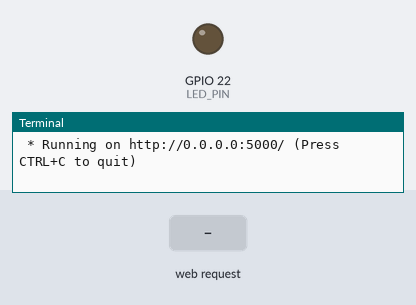
Recording of a program running on a simulated Raspberry Pi (BCM pin numbers). Parts: output pins drawn as LEDs (lit = HIGH), the last lines printed to the terminal. The inputs (shaded band) are chosen by the test bench. The clock reads 2024-03-15 10:24:30 at power-on unless the program sets it.

Above: at 1.2 s.
1.3 s: HTTP request for /led/on received
At 1.8 s:
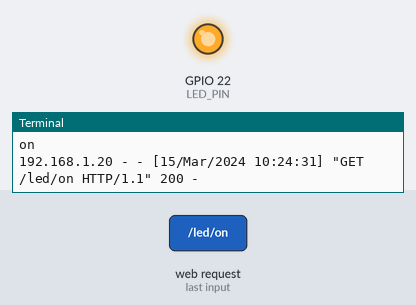
4.3 s: HTTP request for /led/off received
At 5.3 s:
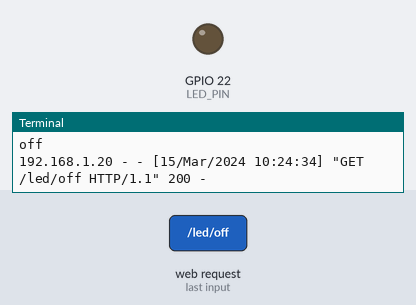
Timing chart, 0 to 7.3 s (numbered marks = the images above; inputs shaded):
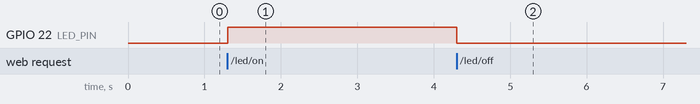

The program:

flask_led2.py
```python
from flask import Flask, render_template
import RPi.GPIO as GPIO

LED_PIN = 22

# Flask 객체 생성
# __name__은 파일명
app = Flask(__name__)

GPIO.setmode(GPIO.BCM)
GPIO.setup(LED_PIN, GPIO.OUT)

#라우팅을 위한 뷰 함수
@app.route("/")
def output():
    return render_template("led.html")

@app.route("/led/<op>")
def led(op):
    print(op)
    if op == "on":
        GPIO.output(LED_PIN, GPIO.HIGH)
        return "LED ON"
    elif op == "off":
        GPIO.output(LED_PIN, GPIO.LOW)
        return "LED OFF"
    else:
        return "ERROR"


# 터미널에서 직접 실행시킨 경우
if __name__=="__main__":
    try:
        app.run(host="0.0.0.0")

    finally:
        GPIO.cleanup()
```

Measured:
- after the input at 1.3 s, GPIO 22 (LED_PIN): LOW → HIGH at once
- after the input at 4.3 s, GPIO 22 (LED_PIN): HIGH → LOW at once
